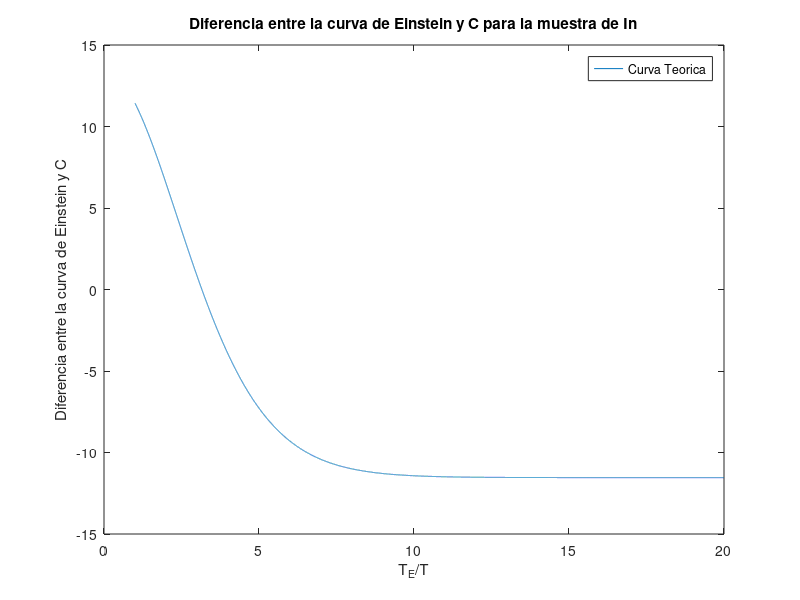

The MATLAB script that drew this image:
clear all; close all;
x = 1:0.001:20; 
R = 8.31446261815324; T = 185; % constante de los gases ideales R y temperatura promedio
c = 11.540; % <---------- SELECCIONAR calor especifico molar 
y =3*R*(x.^2).*((exp(x))./((exp(x)-1).^2)) - c;
plot (x,y); plot (x,y); xlabel('T_{E}/T'); ylabel('Diferencia entre la curva de Einstein y C'); legend('Curva Teorica'); title('Diferencia entre la curva de Einstein y C para la muestra de In')
print -djpeg -r100 temperaturamuestraindio.jpg
i = 1; n = 1; mj0(1) = 0; mn0(1) = 0;
while (y(i)>0)
  mj0(i) = x(i);
  i = i+1;
end
x(i-1)
y(i-1)
x(i)
y(i)
precision = 0.5*(y(i-1) - y(i))
xmed = 0.5*(x(i)+x(i-1))
TE = (0.5*(x(i)+x(i-1)))*T  
deltaTE = (xmed - x(i-1))*T